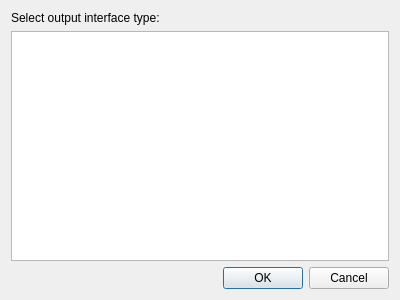
<?xml version="1.0" encoding="UTF-8"?>
<ui version="4.0">
 <class>NewOutputDialog</class>
 <widget class="QDialog" name="NewOutputDialog">
  <property name="windowModality">
   <enum>Qt::ApplicationModal</enum>
  </property>
  <property name="geometry">
   <rect>
    <x>0</x>
    <y>0</y>
    <width>400</width>
    <height>300</height>
   </rect>
  </property>
  <property name="windowTitle">
   <string>New Output Interface</string>
  </property>
  <property name="modal">
   <bool>true</bool>
  </property>
  <layout class="QVBoxLayout" name="verticalLayout">
   <item>
    <widget class="QLabel" name="label">
     <property name="text">
      <string>Select output interface type:</string>
     </property>
    </widget>
   </item>
   <item>
    <widget class="QListWidget" name="list"/>
   </item>
   <item>
    <widget class="QDialogButtonBox" name="buttonBox">
     <property name="orientation">
      <enum>Qt::Horizontal</enum>
     </property>
     <property name="standardButtons">
      <set>QDialogButtonBox::Cancel|QDialogButtonBox::Ok</set>
     </property>
    </widget>
   </item>
  </layout>
 </widget>
 <resources/>
 <connections>
  <connection>
   <sender>buttonBox</sender>
   <signal>accepted()</signal>
   <receiver>NewOutputDialog</receiver>
   <slot>accept()</slot>
   <hints>
    <hint type="sourcelabel">
     <x>257</x>
     <y>290</y>
    </hint>
    <hint type="destinationlabel">
     <x>157</x>
     <y>274</y>
    </hint>
   </hints>
  </connection>
  <connection>
   <sender>buttonBox</sender>
   <signal>rejected()</signal>
   <receiver>NewOutputDialog</receiver>
   <slot>reject()</slot>
   <hints>
    <hint type="sourcelabel">
     <x>325</x>
     <y>290</y>
    </hint>
    <hint type="destinationlabel">
     <x>286</x>
     <y>274</y>
    </hint>
   </hints>
  </connection>
  <connection>
   <sender>list</sender>
   <signal>itemDoubleClicked(QListWidgetItem*)</signal>
   <receiver>NewOutputDialog</receiver>
   <slot>accept()</slot>
   <hints>
    <hint type="sourcelabel">
     <x>284</x>
     <y>140</y>
    </hint>
    <hint type="destinationlabel">
     <x>546</x>
     <y>141</y>
    </hint>
   </hints>
  </connection>
 </connections>
</ui>
